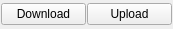
<?xml version="1.0" encoding="UTF-8"?>
<ui version="4.0">
 <class>DocumentWidget</class>
 <widget class="QWidget" name="DocumentWidget">
  <property name="geometry">
   <rect>
    <x>0</x>
    <y>0</y>
    <width>173</width>
    <height>29</height>
   </rect>
  </property>
  <property name="minimumSize">
   <size>
    <width>173</width>
    <height>29</height>
   </size>
  </property>
  <property name="windowTitle">
   <string>Form</string>
  </property>
  <layout class="QHBoxLayout" name="horizontalLayout">
   <property name="spacing">
    <number>1</number>
   </property>
   <property name="leftMargin">
    <number>1</number>
   </property>
   <property name="topMargin">
    <number>1</number>
   </property>
   <property name="rightMargin">
    <number>1</number>
   </property>
   <property name="bottomMargin">
    <number>1</number>
   </property>
   <item>
    <widget class="QPushButton" name="btnDownload">
     <property name="text">
      <string>Download</string>
     </property>
    </widget>
   </item>
   <item>
    <widget class="QPushButton" name="btnupload">
     <property name="text">
      <string>Upload</string>
     </property>
    </widget>
   </item>
  </layout>
 </widget>
 <resources/>
 <connections/>
</ui>
